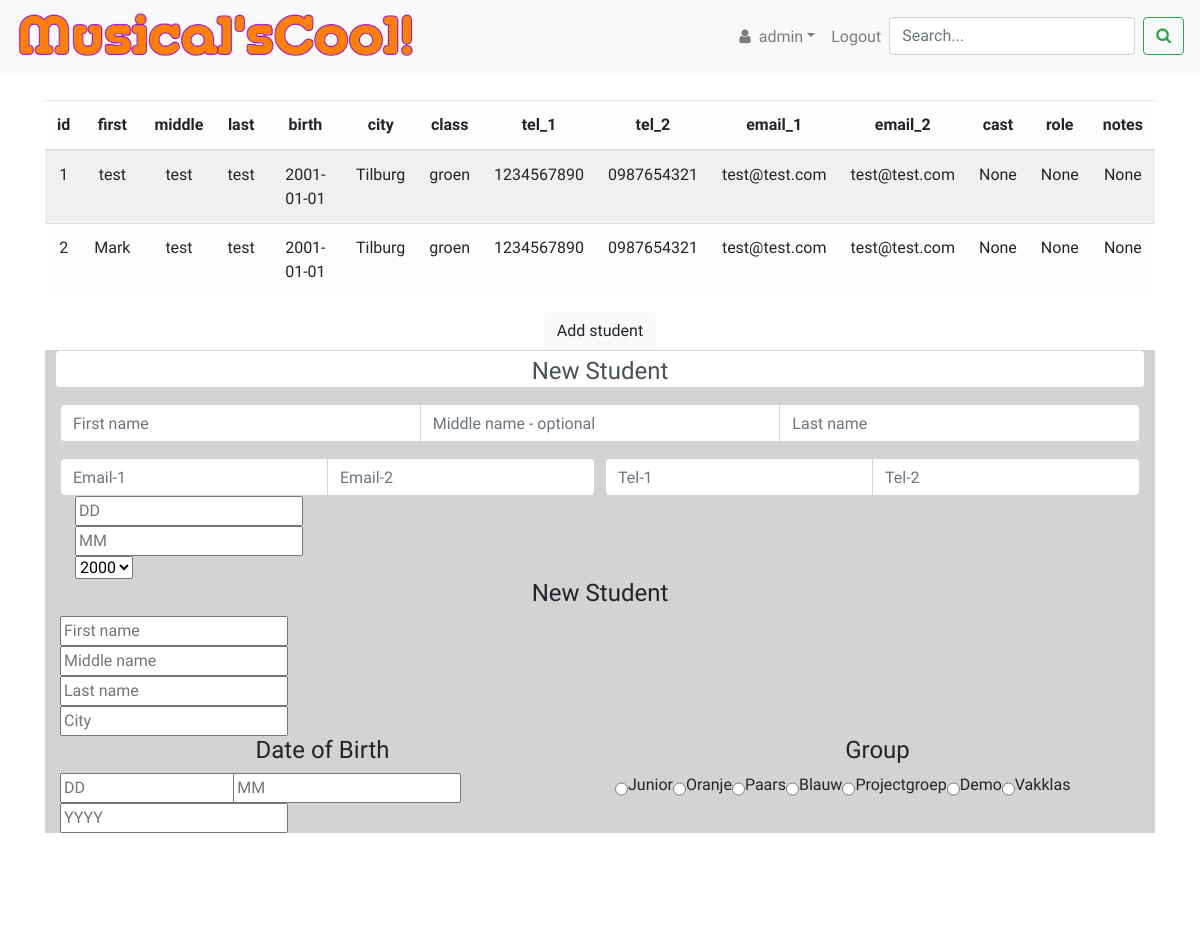
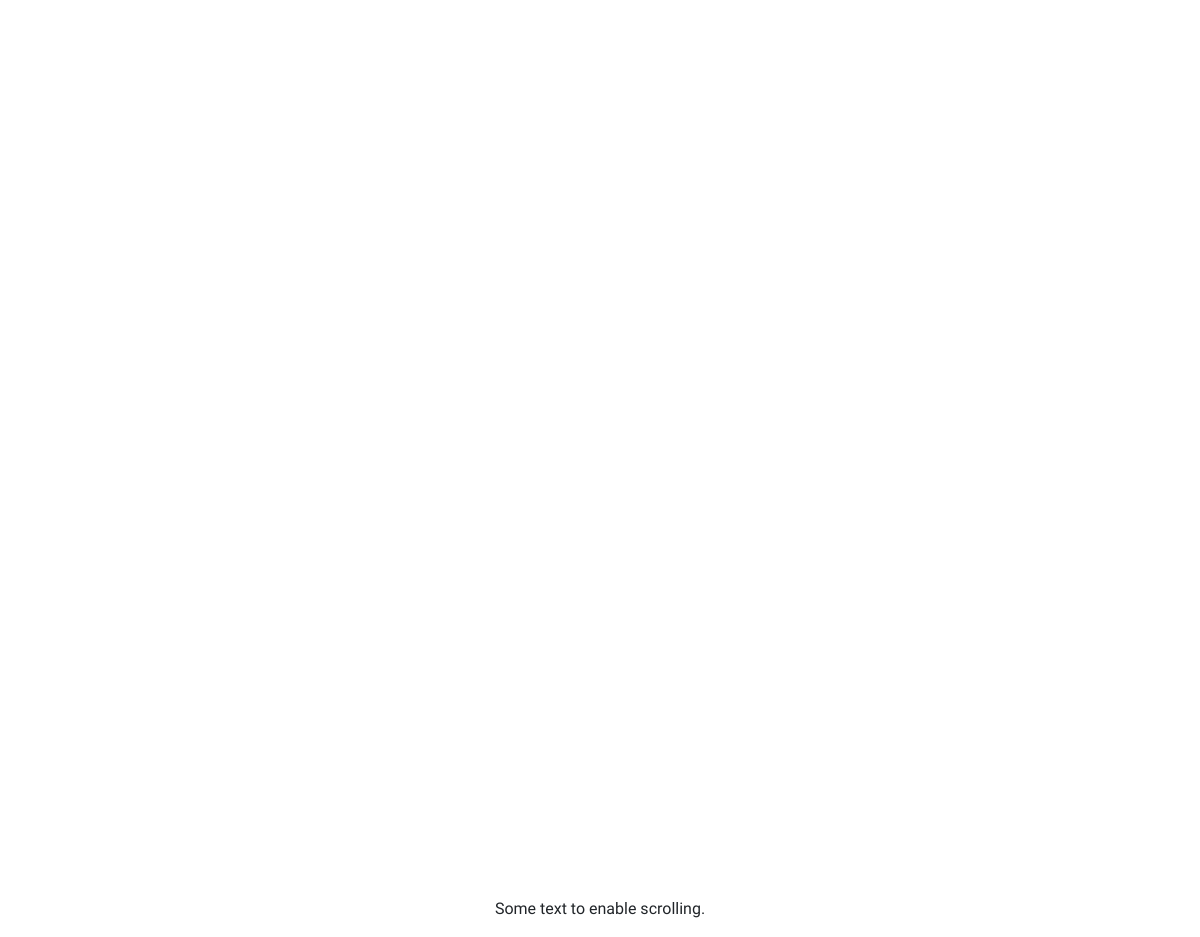
The page / (signed in) on the database its author committed (2 pictures, top to bottom).
### tables this page shows
CREATE TABLE 'students' (
    'id' integer PRIMARY KEY AUTOINCREMENT NOT NULL, 
    'first' text NOT NULL, 
    'middle' text, 
    'last' text NOT NULL, 
    'birth' date NOT NULL, 
    'city' text NOT NULL, 
    'class' text NOT NULL, 
    'tel_1' text NOT NULL, 
    'tel_2' text, 
    'email_1' text NOT NULL, 
    'email_2' text, 
    'cast' text, 
    'role' text, 
    'notes' text
);

### app.py (the view)
@login_required
@app.route("/")
def index():
    if request.method == "POST":
        print("INDEX POST")
        """TODO"""
        """
        - Get search query
        - Run query on students database
        - return results
        - dispaly results on index.html
        """
        return redirect(url_for("index"))
    else:
        print("INDEX GET")
        conn = connect_db(database)
        conn.row_factory = dict_factory
        query = "SELECT * FROM students"
        records = search_student(conn, query)
        if not records:
            return render_template("index.html")
        headers = list(records[0])
        return render_template("index.html",
                            session = session,
                            records = records,
                            headers = headers)

### app.py (called while the page is built)
@app.after_request
def after_request(response):
    response.headers["Cache-Control"] = "no-cache, no-store, must-revalidate"
    response.headers["Expires"] = 0
    response.headers["Pragma"] = "no-cache"
    return response

### helpers.py (called while the page is built)
def connect_db(db_file):
    conn = None
    try:
        conn = sqlite3.connect(db_file)
        print("Succesfully connected to {}".format(db_file))
        return conn
    except sqlite3.Error as error:
        print("Failed to connect to database. Error:", error)

def dict_factory(cursor, row):
    d = {}
    for idx, col in enumerate(cursor.description):
        d[col[0]] = row[idx]
    return d

def search_student(conn, query):
    try:
        cur = conn.cursor()
        records = cur.execute(query).fetchall()
    except sqlite3.Error as error:
        print("Failed to search students table. Error", error)
    else:
        if len(records) >= 1:
            print(len(records),"record(s) matched the search query.")
            return records

### templates/index.html (shortened to what this page needs)
{% extends "layout.html" %}
{% block main %}
{% if not session.user_id %}
    <div class="container">
        <h4>Please login first</h4> <br>
        <div class="container text-left">
            <p>To view student data you have to login first. See the login button in the top left of this page.</p><br>
            <p>Haven't got an account yet? Please register to view this page. See the Sign Up button in the top right of this page.</p>
            <p>current page: index.html</p>
        </div>
    </div>
{% else %}
    {% if records %}
    <table id="table" class="table table-light table-striped display">
        <thead>
            <tr>
                {% for head in headers %}
                <th>{{ head }}</th>
                {% endfor %}
            </tr>
        </thead>
        <tbody>
            {% for record in records %}
            <tr>
                {% for value in record %}
                <td>{{ record[value] }}</td>
                {% endfor %}
            </tr>
            {% endfor %}
        </tbody>
    </table>
    {% endif %}
    <button class="btn btn-light">Add student</button>
    <div class="container form-popup align-content-center" id="newStudentForm">
        <form class="align-content-center" action="/new" method="POST">
            <div class="row form-row">
                <div class="col form-control mb-3">
                    <h4>New Student</h4>
                </div>
            </div>
            <div class="row form-row">
                <div class="col">
                    <div class="input-group mb-3">
                        <input type="text" class="form-control" placeholder="First name" required>
                        <input type="text" class="form-control" placeholder="Middle name - optional">
                        <input type="text" class="form-control" placeholder="Last name" required>
                    </div>
                </div>
            </div>
            <div class="row form-row">
                <div class="col col-half">
                    <div class="input-group">
                        <input type="email" class="form-control" placeholder="Email-1" required>
                        <input type="email" class="form-control" placeholder="Email-2">
                    </div>
                </div>
                <div class="col col-half">
                    <div class="input-group">
                        <input type="tel" class="form-control" placeholder="Tel-1" required>
                        <input type="tel" class="form-control" placeholder="Tel-2">
                    </div>
                </div>
            </div>
            <div class="row form-row">
                <div class="col col-half">
                    <div class="col col-third">
                        <input type="number" placeholder="DD" required>
                    </div>
                    <div class="col col-third">
                        <input type="text" placeholder="MM" required>
                    </div>
                    <div class="col col-third">
                        <div class="input-group">
                            <select name="yearSelect" form="newStudentForm" id="yearSelect" required></select>
                        </div>
                    </div>
                </div>
                <div class="col col-half">
                </div>
            </div>
        </form>
    </div>
    <div class="container form-popup" id="newStudentForm">
        <form action="/new" method="POST">
            <div class="row">
                <div class="col">
                    <h4>New Student</h4>
                    <div class="input-group">
                        <input type="text" placeholder="First name">
                    </div>
                    <div class="input-group">
                        <input type="text" placeholder="Middle name">
                    </div>
                    <div class="input-group">
                        <input type="text" placeholder="Last name">
                    </div>
                    <div class="input-group">
                        <input type="text" placeholder="City">
                    </div>
                </div>
            </div>
            <div class="row">
                <div class="col col-half">
                    <h4>Date of Birth</h4>
                    <div class="input-group">
                        <div class="col-third">
                            <input type="text" placeholder="DD">
                        </div>
                        <div class="col-third">
                            <input type="text" placeholder="MM">
                        </div>
                        <div>
                            <input class="yearselect" placeholder="YYYY">
                        </div>
                    </div>
                </div>
                <div class="col col-half">
                    <h4>Group</h4>
                    <div class="input-group">
                        <input type="radio" name="studentGroup" value="junior" id="group-junior">
                        <label for="group-junior">Junior</label>
                        <input type="radio" name="studentGroup" value="oranje" id="group-oranje">
                        <label for="group-oranje">Oranje</label>
                        <input type="radio" name="studentGroup" value="paars" id="group-paars">
                        <label for="group-paars">Paars</label>
                        <input type="radio" name="studentGroup" value="blauw" id="group-blauw">
                        <label for="group-blauw">Blauw</label>
                        <input type="radio" name="studentGroup" value="projectgroep" id="group-pg">
                        <label for="group-pg">Projectgroep</label>
                        <input type="radio" name="studentGroup" value="demo" id="group-demo">
                        <label for="group-demo">Demo</label>
                        <input type="radio" name="studentGroup" value="vakklas" id="group-vk">
                        <label for="group-vk">Vakklas</label>
                    </div>
                </div>
            </div>
        </form>
    </div>
{% endif %}
{% endblock %}

### templates/layout.html (shortened to what this page needs)
<!DOCTYPE html>
<html lang="en">
    <head>
        <link rel="stylesheet" href="https://maxcdn.bootstrapcdn.com/bootstrap/4.1.3/css/bootstrap.min.css">
        <link rel="stylesheet" href="https://maxcdn.bootstrapcdn.com/font-awesome/4.7.0/css/font-awesome.min.css">
        <link rel="stylesheet" href="/static/css/styles.css">
    </head>
    <body>
        <nav class="navbar navbar-expand-lg navbar-light bg-light sticky">
            <a class="navbar-brand logo" href="/">
                <img class="logo" src="/static/images/musicalscool-logo.png" alt="">
            </a>
            <div class="collapse navbar-collapse" id="navbar">
                <ul class="navbar-nav ml-auto">
                    {% if not session.user_id %}
                        <li class="nav-item dropdown">
                            <a class="nav-link dropdown-toggle" href="#" id="navbarDropdownMenuLink" data-toggle="dropdown">Login</a>
                            <div class="dropdown-menu">
                                <form class="form-horizontal" autocomplete="off" action="/login" method="POST">
                                    <input class="form-control login" type="text" name="login_username" placeholder="Username..." autofocus required>
                                    <input class="form-control login" type="password" name="login_password" placeholder="Password..." required>
                                    <input class="btn btn-primary" type="submit" name="submit" value="Login" required>
                                </form>
                            </div>
                        </li>
                        <li class="nav-item dropdown">
                            <a class="nav-link dropdown-toggle" href="#" id="navbarDropdownMenuLink" data-toggle="dropdown">Sign Up</a>
                            <div class="dropdown-menu">
                                <form class="form-horizontal" autocomplete="off" action="/register" method="POST">
                                    <input class="form-control register" type="text" name="register_username" placeholder="Username..." autofocus required>
                                    <input class="form-control register" type="password" name="register_password" placeholder="Password..." required>
                                    <input class="form-control register" type="password" name="register_confirm" placeholder="Confirm..." required>
                                    <input class="btn btn-primary" type="submit" name="submit" value="Sign up">
                                </form>
                            </div>
                        </li>
                    {% else %}
                        <li class="nav-item dropdown">
                            <a class="nav-link dropdown-toggle" href="#" id="navbarDropdownMenuLink" data-toggle="dropdown"><i class="fa fa-user" style="padding-right: 0.5rem;"></i>{{ session["username"] }}</a>
                        </li>
                        <li class="nav-item">
                            <a class="nav-link" href="/logout">Logout</a>
                        </li>
                    {% endif %}
                    <div class="search-container">
                        <form class="form-inline my-2 my-lg-0">
                            <input class="form-control mr-sm-2" type="text" placeholder="Search..." aria-label="Search">
                            <button class="btn btn-outline-success my-2 my-sm-0" type="submit"><i class="fa fa-search"></i></button>
                        </form>
                    </div>
                </ul>
            </div>
        </nav>
        <main>
            <div class="container mx-auto margin-offset">
                {% block main %}{% endblock %}
            </div>
        </main>
        <div class="container" style="height: 1000px"></div>
        <p class="text-center">Some text to enable scrolling.</p>
    </body>

### static/css/styles.css (style rules this page uses)
body { font-family: 'Varela Round', sans-serif; }
.logo { width: auto; display: flex; max-width: 400px; margin-left: inherit; margin-right: inherit; }
.navbar-nav { margin: 0; padding: 0; }
.dropdown-toggle { font-family: inherit; margin: 0; }
main .form-control { display: inline-block; width: auto; }
.margin-offset { margin-top: 100px; }
.sticky { position: fixed; width: 100%; }
main { overflow-x: auto; text-align: center; }
.col-half { max-width: 50%; position: relative; }
.col-third { max-width: 33%; position: relative; }
.form-popup { background-color: lightgrey; }

### rows shown on the page
students: id "1" "test" "test" "test" "2001-01-01" "Tilburg" "groen" "1234567890" "0987654321" "test@test.com" "test@test.com" "None" "None" "None"
students: id "2" "Mark" "test" "test" "2001-01-01" "Tilburg" "groen" "1234567890" "0987654321" "test@test.com" "test@test.com" "None" "None" "None"

### other values the page prints
{{ session["username"] }} "admin"
{{ head }} "id" "first" "middle" "last" "birth" "city" "class" "tel_1" "tel_2" "email_1" "email_2" "cast" "role" "notes"
